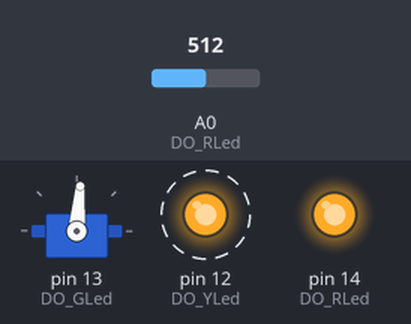
Simulated run of this sketch. Board: Arduino Uno, built with avr-gcc and run on an emulated ATmega328P. Shown: servo, output pins drawn as LEDs (lit = HIGH). Dashed ring = blinking. The test bench sets the inputs (shaded band); at power-on: A0 (DO_RLed) = 512. Pins used as bus, display or sensor lines are not drawn; what the sketch prints to the serial monitor is not drawn.

Above: at 1.2 s.
1.3 s: A0 (DO_RLed) set to 716
At 3.8 s:
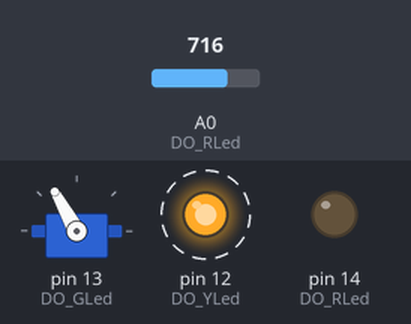
4.3 s: A0 (DO_RLed) set to 900
At 5.6 s:
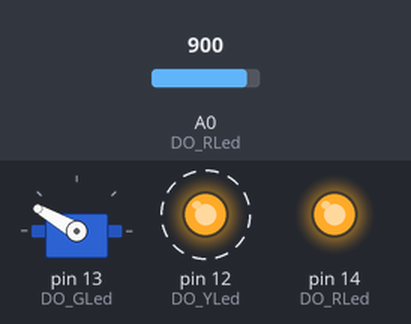
7.3 s: A0 (DO_RLed) set to 1010
At 9.8 s:
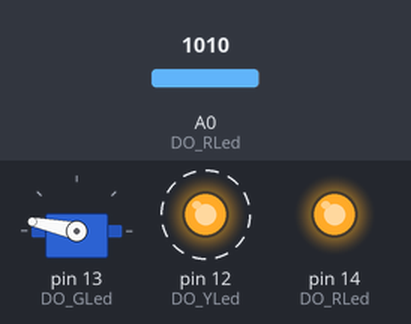
10.3 s: A0 (DO_RLed) set to 511
At 11.8 s:
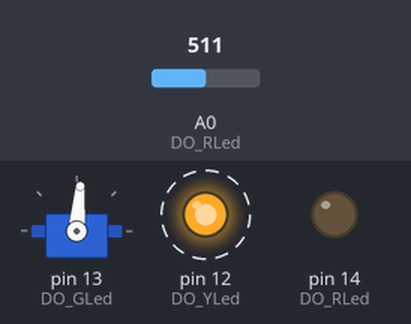
13.3 s: A0 (DO_RLed) set to 306
At 15.5 s:
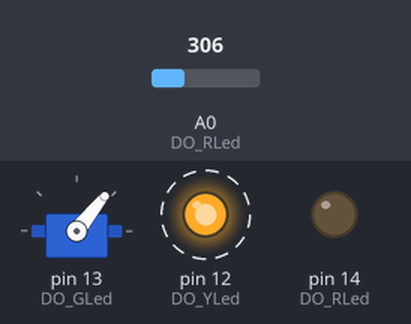
16.3 s: A0 (DO_RLed) set to 122
At 17.8 s:
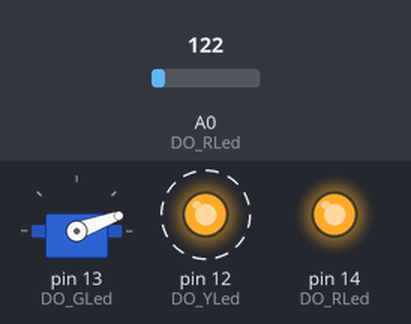
Timing chart, 0 to 20.3 s (numbered marks = the images above; inputs shaded):
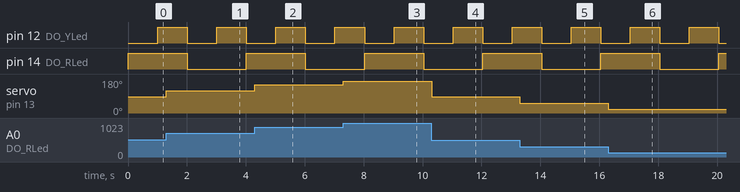

The sketch:

servo_test.ino
```cpp
#include <Servo.h>

Servo my_servo;
int AI_Pot = 0;
int PotVal = 0;
int Angle = 0;
int ratio = 1024/160;

typedef enum TrafficLightStates{
  StateR,
  StateRY,
  StateG,
  StateY,
  StateYtG
};

TrafficLightStates TLState;
bool CarSense = false;

#define DO_RLed 14
#define DO_YLed 12
#define DO_GLed 13

unsigned long previousMillis = 0;
unsigned long currentMillis = 0;
unsigned long diffMillis = 0;

boolean TimeLimit(int interval){
  currentMillis = millis();
  diffMillis = currentMillis - previousMillis;
  if(diffMillis > interval) {
    previousMillis = currentMillis;
    return true;
  }
  else return false;
}

void setup() {
  TLState = StateR;
  pinMode(DO_RLed, OUTPUT);
  pinMode(DO_YLed, OUTPUT);
  pinMode(DO_GLed, OUTPUT);
  Serial.begin(9600);
  my_servo.attach(13);
}

void loop() {
  PotVal = analogRead(AI_Pot);
  Angle = PotVal / ratio;
  my_servo.write(Angle);
  Serial.println(Angle);

  switch (TLState){
    case StateR:
      digitalWrite(DO_YLed, 0); //släck gul (gäller bara när den har loopat)
      digitalWrite(DO_RLed, 1); //tänd röd
      if(TimeLimit(1000)){ //om knappen trycks, kör vidare till RY
        TLState = StateRY;
      }
    break;

    case StateRY:
      digitalWrite(DO_YLed, 1);  //tänd gul
      if(TimeLimit(1000)){ //vänta 0.5s
        TLState = StateG;
      }//börja StateG
    break;

    case StateG:
      digitalWrite(DO_RLed, 0); //släck röd
      digitalWrite(DO_YLed, 0); //släck gul
      digitalWrite(DO_GLed, 1); //tänd grön
      if(TimeLimit(1000)){ //vänta 1s
        TLState = StateY;
      }
    break;

    case StateY:
      digitalWrite(DO_YLed, 1);
      digitalWrite(DO_GLed, 0);
      if(TimeLimit(1000)){
        TLState = StateR;
      }
    break;
  }
}
```

Measured:
- after the input at 1.3 s, servo on pin 13 (DO_GLed): 85° → 119° at once
- after the input at 4.3 s, servo on pin 13 (DO_GLed): 119° → 150° at once
- after the input at 7.3 s, servo on pin 13 (DO_GLed): 150° → 168° at once
- after the input at 10.3 s, servo on pin 13 (DO_GLed): 168° → 85° at once
- after the input at 13.3 s, servo on pin 13 (DO_GLed): 85° → 51° at once
- after the input at 16.3 s, servo on pin 13 (DO_GLed): 51° → 20° at once
- by itself, pin 12 (DO_YLed): alternates HIGH for 1.0 s and LOW for 1.0 s
